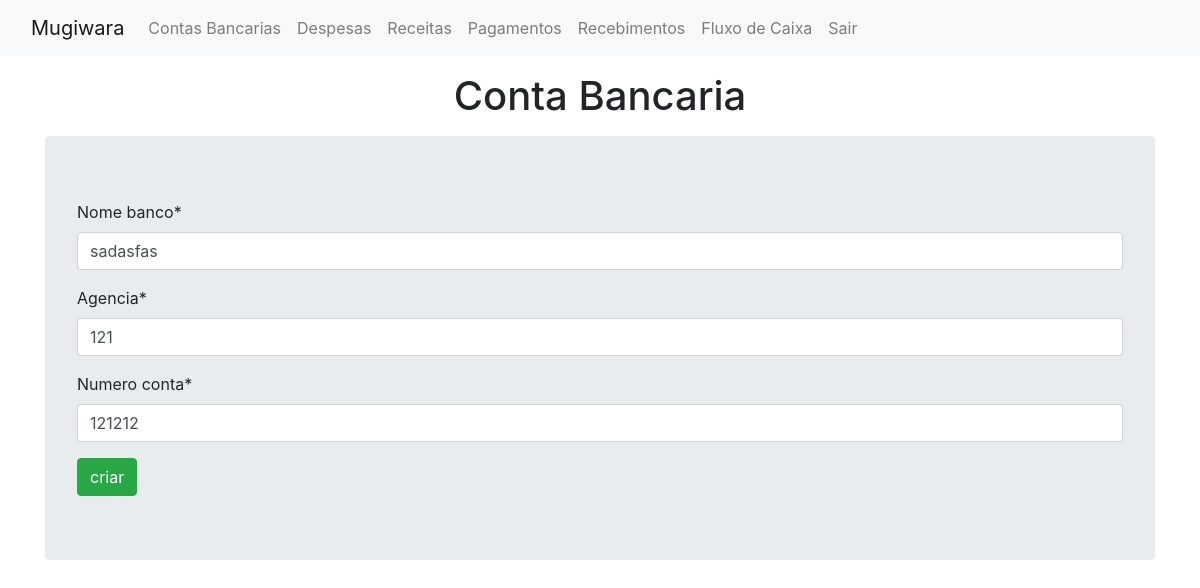
The app's page /conta_bancaria/14 (signed in) with its own data.
### mugiwara/models/conta_bancaria.py (models this page shows, shortened)
class conta_bancaria(models.Model):
    nome_banco = models.CharField(max_length=50)
    agencia = models.CharField(max_length=3)
    numero_conta = models.CharField(max_length=50)
    saldo_atual = models.DecimalField(decimal_places=2, max_digits=9, default=0, auto_created=True)
    created_at = models.DateTimeField(auto_now_add=True, auto_created=True)
    updated_at = models.DateTimeField(auto_now=True, auto_created=True)
    class Meta:
        ordering = ['id', '-created_at', 'nome_banco']

### mugiwara/views.py (the view)
# urls.py: path('conta_bancaria/<int:c_id>', views.updateContaBancariaView, name='conta_bancaria'),
@login_required
def updateContaBancariaView(request, c_id):
    conta = conta_bancaria.objects.get(id=c_id)
    form = ContaBancariaForm(instance=conta)
    if request.method == 'POST':
        form = ContaBancariaForm(request.POST, instance=conta)
        if form.is_valid():
            form.save()
            return redirect('show_conta_bancaria')
    context = {
        'form': form
    }
    return render(request, 'mugiwara/conta_bancaria.html', context)

### mugiwara/forms.py
class ContaBancariaForm(forms.ModelForm):
    class Meta:
        model = conta_bancaria
        fields = 'nome_banco', 'agencia', 'numero_conta'
        label = {
            'nome_banco': 'Nome do Banco',
            'agencia': 'Agência',
            'numero_conta': 'Número da Conta'
        }
        widgets = {
            'nome_banco': forms.TextInput(attrs={
                'placeholder': 'Insira o nome do banco',
                'required': 'true',
                'maxlenght': '30'
            }),
            'agencia': forms.NumberInput(attrs={
                'placeholder': 'Insira a Agência',
                'required': 'true',
                'maxlenght': '3'
            }),
            'numero_conta': forms.NumberInput(attrs={
                'placeholder': 'Insira o número da conta',
                'required': 'true',
                'maxlenght': '16'
            }),
        }

### mugiwara/templates/mugiwara/conta_bancaria.html (shortened to what this page needs)
{% extends 'layout.html' %}
{% load crispy_forms_tags %}
{% block content %}
    <h1 class="text-center mt-3 mb-3">Conta Bancaria</h1>
    <div class="container">
        <form method="post" class="jumbotron">
            {{form|crispy}}
            <input type="submit" value="criar" class="btn btn-success">
        </form>
    </div>
{% endblock %}

### records on screen
conta_bancaria: nome_banco "sadasfas", agencia "121", numero_conta "121212"
